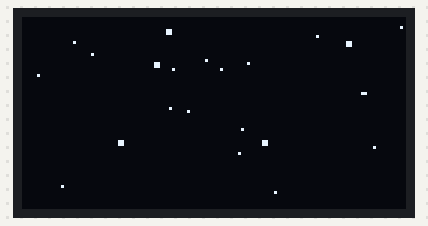
Bench run of a sketch on a simulated ESP32. On the bench: 128×64 one-colour display. Random numbers use the default seed unless the sketch sets one.

Above: at 0.2 s.
At 5.1 s:
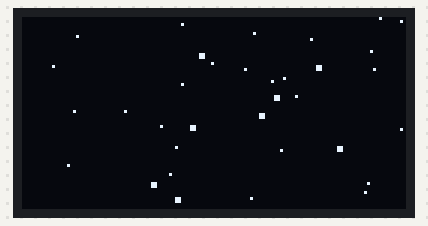
At 9.99 s:
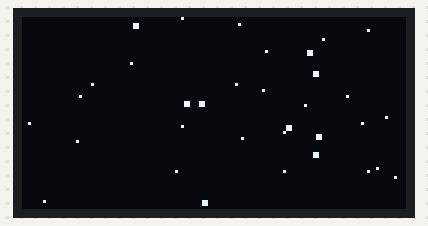
At 19.78 s:
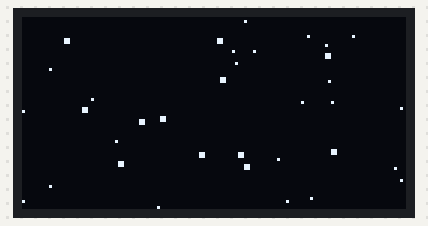
At 29.57 s:
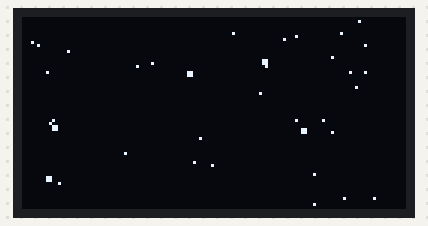
At 39.67 s:
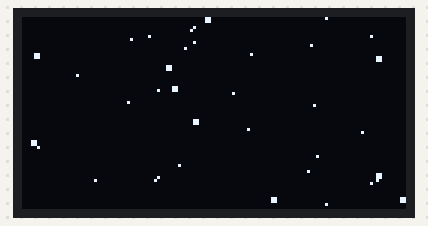

The sketch:

Snow.ino
```cpp
/*
  Snow — падающий снег
  ESP32 + OLED 0.96"  SDA=21 SCL=22
*/

#include <Wire.h>
#include <Adafruit_GFX.h>
#include <Adafruit_SSD1306.h>

#define SCREEN_WIDTH  128
#define SCREEN_HEIGHT 64
#define OLED_RESET    -1
#define SCREEN_ADDRESS 0x3C

Adafruit_SSD1306 display(SCREEN_WIDTH, SCREEN_HEIGHT, &Wire, OLED_RESET);

const int NUM_FLAKES = 40;

struct Flake {
  float x, y;
  float speedY;
  float drift;   // лёгкое покачивание по X
  float phase;
  uint8_t size;  // 1 или 2 px
};

Flake flakes[NUM_FLAKES];

void setup() {
  Wire.begin(21, 22);
  if (!display.begin(SSD1306_SWITCHCAPVCC, SCREEN_ADDRESS)) {
    while (true) delay(1000);
  }
  randomSeed(esp_random());

  for (int i = 0; i < NUM_FLAKES; i++) {
    flakes[i].x = random(0, SCREEN_WIDTH);
    flakes[i].y = random(-SCREEN_HEIGHT, SCREEN_HEIGHT);
    flakes[i].speedY = 0.3f + random(0, 50) / 100.0f;
    flakes[i].drift = 0.15f + random(0, 25) / 100.0f;
    flakes[i].phase = random(0, 628) / 100.0f; // 0..2π
    flakes[i].size = (random(0, 5) == 0) ? 2 : 1;
  }
}

void loop() {
  display.clearDisplay();

  for (int i = 0; i < NUM_FLAKES; i++) {
    Flake &f = flakes[i];

    f.phase += 0.08f;
    f.y += f.speedY;
    f.x += sin(f.phase) * f.drift;

    // границы по X
    if (f.x < 0) f.x = SCREEN_WIDTH - 1;
    if (f.x >= SCREEN_WIDTH) f.x = 0;

    if (f.y >= SCREEN_HEIGHT) {
      f.y = random(-12, -2);
      f.x = random(0, SCREEN_WIDTH);
      f.speedY = 0.3f + random(0, 50) / 100.0f;
      f.size = (random(0, 5) == 0) ? 2 : 1;
    }

    int ix = (int)f.x;
    int iy = (int)f.y;

    if (f.size == 2) {
      display.fillRect(ix, iy, 2, 2, SSD1306_WHITE);
    } else {
      display.drawPixel(ix, iy, SSD1306_WHITE);
    }
  }

  display.display();
  delay(30);
}
```
